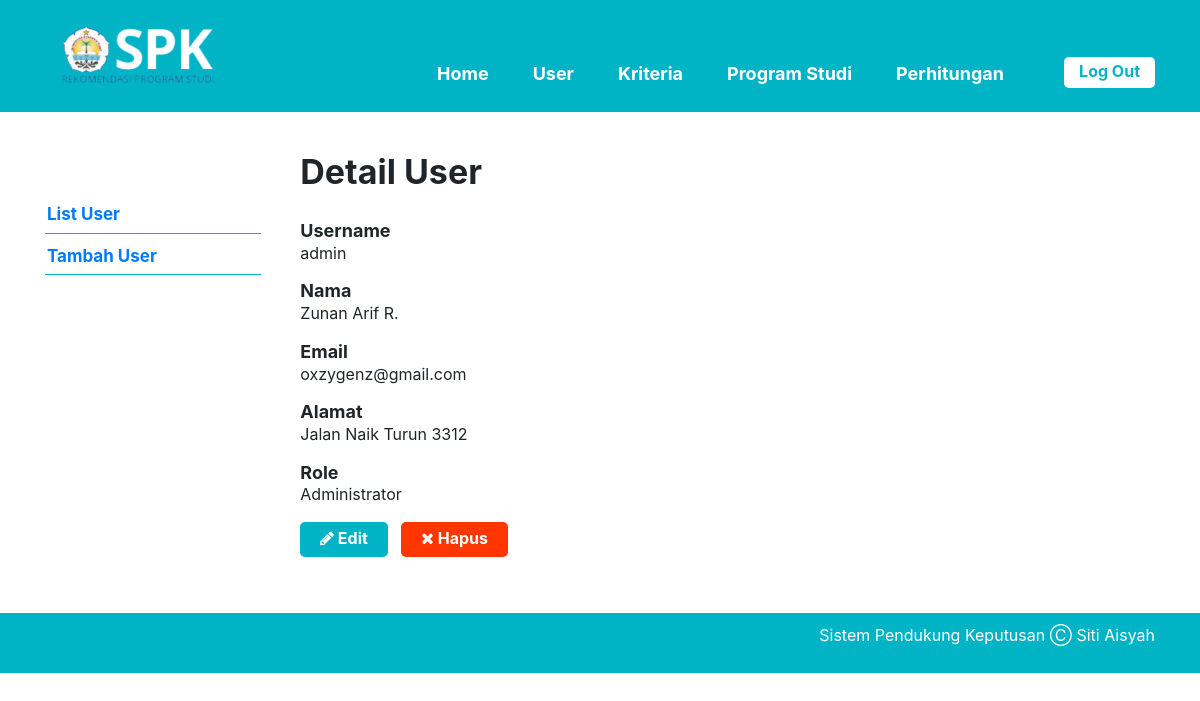
The app's page /single-user.php?id=1 (signed in) with its own data.
### tables this page shows
CREATE TABLE `user` (
  `id_user` int(5) NOT NULL,
  `username` varchar(16) NOT NULL,
  `password` varchar(50) NOT NULL,
  `nama` varchar(70) NOT NULL,
  `email` varchar(50) DEFAULT NULL,
  `alamat` varchar(100) DEFAULT NULL,
  `role` char(1) NOT NULL
);

### single-user.php (the view, shortened to what this page needs)
<?php require_once('includes/init.php'); ?>
<?php
$ada_error = false;
$result = '';
$id_user = (isset($_GET['id'])) ? trim($_GET['id']) : '';
if(!$id_user) {
	$ada_error = 'Maaf, data tidak dapat diproses.';
} else {
	$query = $pdo->prepare('SELECT id_user, username, nama, email, alamat, role FROM user WHERE user.id_user = :id_user');
	$query->execute(array('id_user' => $id_user));
	$result = $query->fetch();
}
?>
<?php
$judul_page = 'Detail User';
require_once('template-parts/header.php');
?>
	<div class="main-content-row">
	<div class="container clearfix">
		<?php include_once('template-parts/sidebar-user.php'); ?>
		<div class="main-content the-content">
			<h1><?php echo $judul_page; ?></h1>
			<?php if($ada_error): ?>
				<?php echo '<p>'.$ada_error.'</p>'; ?>
			<?php elseif(!empty($result)): ?>
				<h4>Username</h4>
				<p><?php echo $result['username']; ?></p>
				<h4>Nama</h4>
				<p><?php echo $result['nama']; ?></p>
				<h4>Email</h4>
				<p><?php echo $result['email']; ?></p>
				<h4>Alamat</h4>
				<p><?php echo $result['alamat']; ?></p>
				<h4>Role</h4>
				<p><?php
				if($result['role'] == 1) {
					echo 'Administrator';
				} elseif($result['role'] == 2) {
					echo 'Petugas';
				}
				?></p>
			<?php endif; ?>
			<p><a href="edit-user.php?id=<?php echo $id_user; ?>" class="button"><span class="fa fa-pencil"></span> Edit</a> &nbsp; <a href="hapus-user.php?id=<?php echo $id_user; ?>" class="button button-red yaqin-hapus"><span class="fa fa-times"></span> Hapus</a></p>
		</div>
	</div>
	</div>
<?php
require_once('template-parts/footer.php');

### stylesheets/style.css (style rules this page uses)
html,body,div,span,applet,object,iframe,h1,h2,h3,h4,h5,h6,p,blockquote,pre,a,abbr,acronym,address,big,cite,code,del,dfn,em,img,ins,kbd,q,s,samp,small,strike,strong,sub,sup,tt,var,b,u,i,center,dl,dt,dd,ol,ul,li,fieldset,form,label,legend,table,caption,tbody,tfoot,thead,tr,th,td,article,aside,canvas,details,embed,figure,figcaption,footer,header,hgroup,menu,nav,output,ruby,section,summary,time,mark,audio,video { margin:0;padding:0;border:0;font-size:100%;vertical-align:baseline }
body { line-height:1 }
*,*:before,*:after { -moz-box-sizing:border-box;-webkit-box-sizing:border-box;box-sizing:border-box }
.clearfix:before,.clearfix:after { content:" ";display:table }
.clear,.clearfix:after { clear:both }
a { color:#00b4c6;text-decoration:none }
.container { max-width:1100px;margin:0 auto;position:relative;padding:0 30px }
body { background:#00b4c6;font-family:"PT Sans",sans-serif;color:#727272;font-size:14px;line-height:1.3;font-weight:500 }
h1,h2,h3,h4,h5,h6 { font-weight:300 }
.the-content { font-size:16px;line-height:1.42857 }
.the-content a { color:#519133 }
.the-content h1,.the-content h2,.the-content h3,.the-content h4,.the-content h5,.the-content h6 { font-weight:700 }
.the-content h1 { font-size:34px;margin:0.8em 0 0.8em;padding:0;line-height:1.2 }
.the-content h4 { font-size:18px;margin:0.8em 0 0 }
.the-content blockquote,.the-content table,.the-content p,.the-content ul,.the-content ol,.the-content dd,.the-content pre,.the-content iframe,.the-content .flxmap-container,.the-content hr { margin-bottom:1em }
.the-content>h1:first-child,.the-content>h3:first-child,.the-content>h2:first-child { margin-top:0 }
.fa { display:inline-block;font:normal normal normal 14px/1 FontAwesome;font-size:inherit;text-rendering:auto;-webkit-font-smoothing:antialiased;-moz-osx-font-smoothing:grayscale }
.fa-remove:before,.fa-close:before,.fa-times:before { content:"\f00d" }
.fa-pencil:before { content:"\f040" }
button,a { -webkit-transition:all .2s ease;-moz-transition:all .2s ease;-o-transition:all .2s ease;transition:all 0.2s ease }
.the-content .button,.button { background:#00b4c6;color:#fff;display:inline-block;font-size:16px;font-weight:700;line-height:1.2;border:0;font-family:inherit;padding:7px 20px 9px;cursor:pointer;border-radius:5px }
.the-content .button-red,.button-red { background:#ff3600 }
.main-content { float:right;width:77%;padding:40px 0 }

### records on screen
user: username "admin", nama "Zunan Arif R.", email "oxzygenz@gmail.com", alamat "Jalan Naik Turun 3312"

### other values on screen
$judul_page "Detail User"
